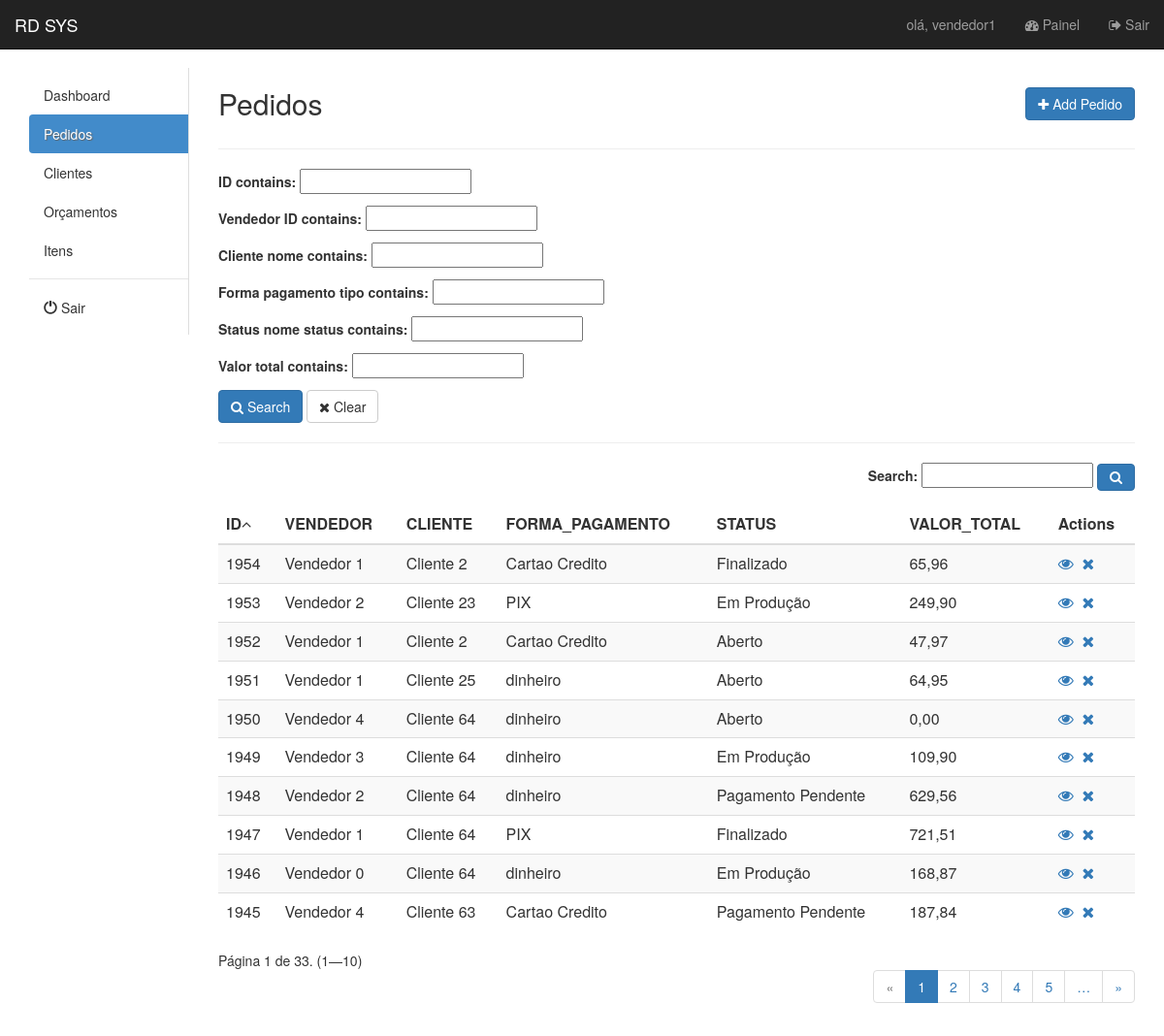
Before: /pedido/full/ (signed in) with the older database file.
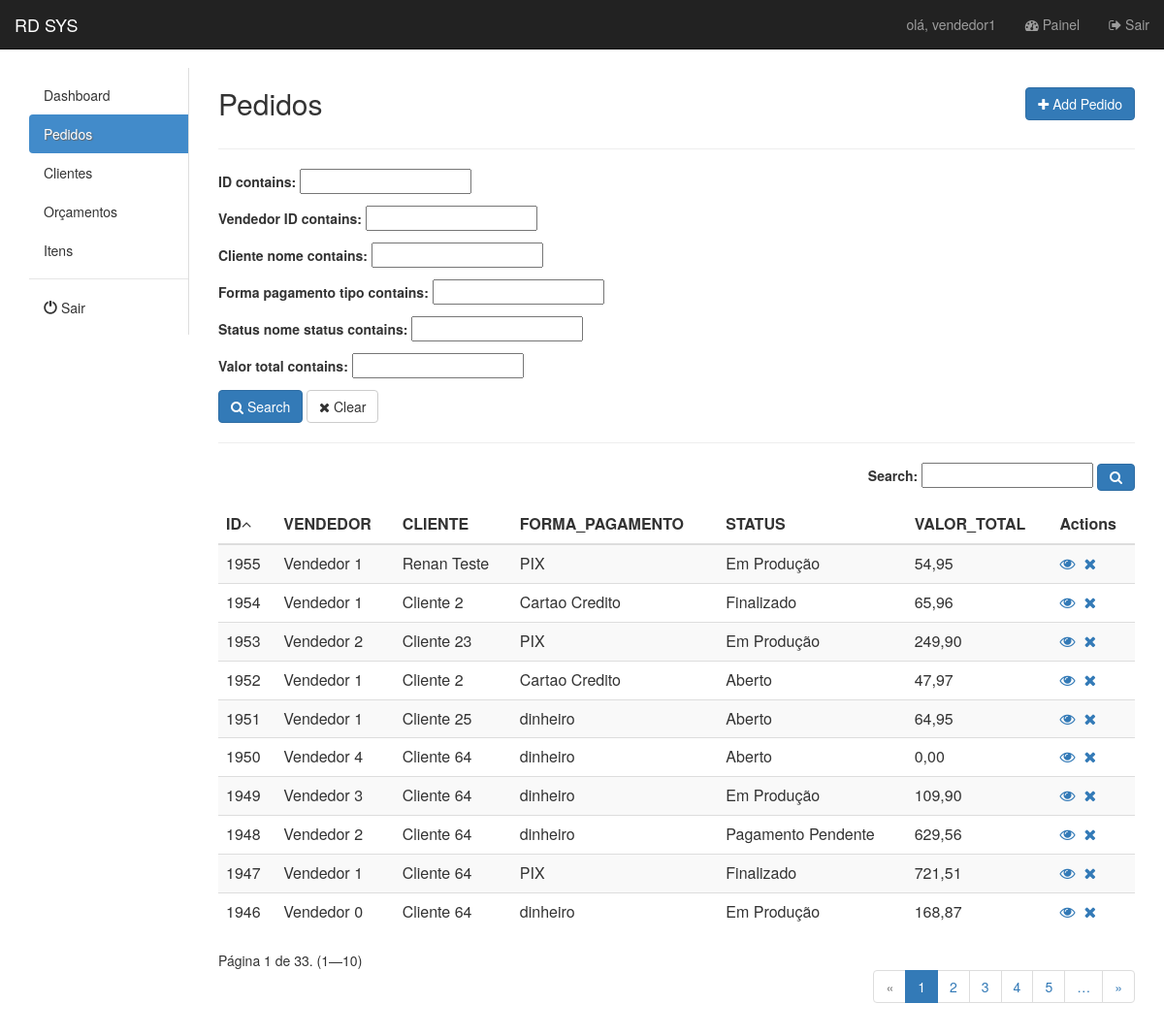
After: the same page with the newer database file.
### app/models.py (models this page shows)
class TimeStamped(models.Model):
    class Meta:
        abstract = True
    criado_em = models.DateTimeField(auto_now_add=True)
    alterado_em = models.DateTimeField(auto_now=True)

class Pedido(TimeStamped):
    vendedor = models.ForeignKey(Vendedor, blank=True, null=True, on_delete=models.CASCADE)
    cliente = models.ForeignKey(Cliente, blank=True, null=True, on_delete=models.CASCADE)
    forma_pagamento = models.ForeignKey(FormaPagamento, blank=True, null=True, on_delete=models.CASCADE)
    status = models.ForeignKey(StatusPedido, blank=True, null=True, on_delete=models.CASCADE)
    descricao = models.TextField(blank=True, null=True)
    valor_total = MoneyField(decimal_places=2, max_digits=10,
                             default=Money(0, 'BRL'),
                             validators=[
                                 MinMoneyValidator(0),
                                 MaxMoneyValidator(100000),
                             ])

class Vendedor(TimeStamped):
    user = models.ForeignKey(User, blank=True, null=True, on_delete=models.CASCADE)
    def __str__(self):
        return "%s" % self.user.first_name

class Cliente(TimeStamped):
    nome = models.CharField(max_length=255, blank=True, null=True)
    cep = models.CharField(max_length=255, blank=True, null=True)
    endereco = models.CharField(max_length=255, blank=True, null=True)
    latitude = models.CharField(max_length=255, blank=True, null=True)
    longitude = models.CharField(max_length=255, blank=True, null=True)
    numero = models.CharField(max_length=255, blank=True, null=True)
    bairro = models.CharField(max_length=255, blank=True, null=True)
    cidade = models.CharField(max_length=255, blank=True, null=True)
    estado = models.CharField(max_length=255, blank=True, null=True)
    telefone = models.CharField(max_length=255, blank=True, null=True)
    cpf = models.CharField(max_length=255, blank=True, null=True)
    cnpj = models.CharField(max_length=255, blank=True, null=True)
    email = models.EmailField(blank=True, null=True)
    instagram = models.URLField(blank=True, null=True)
    tipo = models.CharField(max_length=255, choices=TIPO_CLIENTE, blank=True, null=True,
                            default='Novo')
    def __str__(self):
        return "%s" % self.nome

class FormaPagamento(TimeStamped):
    tipo = models.CharField(max_length=255, blank=True, null=True)
    def __str__(self):
        return "%s" % self.tipo

class StatusPedido(TimeStamped):
    nome_status = models.CharField(max_length=255, blank=True, null=True)
    cor = models.CharField(max_length=255, blank=True, null=True, choices=(
        ('default', 'Padrao'),
        ('info', 'Azul Claro'),
        ('primary', 'Azul Escuro'),
        ('success', 'Verde'),
        ('danger', 'Vermelho'),
        ('warning', 'Amarelo'),
    ))
    def __str__(self):
        return "%s" % self.nome_status

### app/views/pedido.py (the view, shortened to what this page needs)
class ListFull(LoginRequiredMixin, PedidoMixin, ListView):
    login_url = '/admin/login/'
    template_name = 'pedido/list_full.html'
    model = Pedido
    context_object_name = 'pedidos'
    ordering = '-id'
    paginate_by = 10
    search = ''
    def get_queryset(self):
        queryset = super().get_queryset()
        filter = PedidoFilter(self.request.GET, queryset)
        queryset = self.search_general(filter.qs)
        queryset = self.ordering_data(queryset)
        return queryset
    def search_general(self, qs):
        return qs
    def get_ordering(self):
        if 'ordering' in self.request.GET:
            self.ordering = self.request.GET['ordering']
            if self.ordering:
                return self.ordering
            else:
                self.ordering = '-id'
        return self.ordering
    def ordering_data(self, qs):
        qs = qs.order_by(self.get_ordering())
        return qs
    def get_context_data(self, **kwargs):
        context = super(ListFull, self).get_context_data(**kwargs)
        queryset = self.get_queryset()
        filter = PedidoFilter(self.request.GET, queryset)
        page_size = self.get_paginate_by(queryset)
        if page_size:
            paginator, page, queryset, is_paginated = self.paginate_queryset(queryset, page_size)
            context.update(**{
                'ordering': self.ordering,
                'search': self.search,
                'filter': filter,
                'paginator': paginator,
                'page_obj': page,
                'is_paginated': is_paginated,
                'object_list': queryset
            })
        return context

### app/mixins.py (called while the page is built)
    def get_context_data(self, **kwargs):
        context = super(PedidoMixin, self).get_context_data(**kwargs)
        if self.model:
            context['model_name'] = self.model._meta.verbose_name.title()
            context['model_name_plural'] = self.model._meta.verbose_name_plural.title()
        return context

### app/templatetags/my_tags.py (called while the page is built)
@register.simple_tag(takes_context=True)
def param_replace(context, **kwargs):
    d = context['request'].GET.copy()
    for k, v in kwargs.items():
        d[k] = v
    for k in [k for k, v in d.items() if not v]:
        del d[k]
    return d.urlencode()

### app/templates/pedido/list_full.html (shortened to what this page needs)
﻿{% extends 'base.html' %}
{% load my_tags %}
{% load static %}
{% load form_utils %}
{% block content %}
    <div id="top" class="row">
        <div class="col-sm-3">
            <h2> {{ model_name_plural }}</h2>
        </div>
        <div class="col-sm-3 col-sm-offset-6">
            <a href="{% url 'PEDIDO_create' %}" class="btn btn-primary pull-right h2"><i
                    class="fa fa-plus"></i> Add Pedido
            </a>
        </div>
    </div>
    <hr/>
    <form id="advancedForm" method="get" action="{% url 'PEDIDO_list_full' %}">
        <div class="row">
            <div class="col-sm-12">
                {{ filter.form.as_p }}
                <button type="submit" class="btn btn-primary" id="search_btn">
                    <i class="fa fa-search"></i> Search
                </button>
                <button type="button" class="btn btn-default" id="clear">
                    <i class="fa fa-close"></i> Clear
                </button>
            </div>
        </div>
        <hr/>
        <div id="list" class="row">
            <div class="col-md-12">
                <header>
                    <div class="form-group form-inline pull-right">
                        <label>Search:</label>
                        <input type="text" id="search" name="search" placeholder="" value="{{ search }}"/>
                        <button class="btn btn-primary" type="submit"><i class="fa fa-search"></i></button>
                    </div>
                </header>
                <table id="table" class="table table-striped" cellspacing="0" cellpadding="0">
                    <thead>
                        <tr>
                             <th>ID</th>
 <th>VENDEDOR</th>
 <th>CLIENTE</th>
 <th>FORMA_PAGAMENTO</th>
 <th>STATUS</th>
 <th>VALOR_TOTAL</th>
                            <th class="actions">Actions</th>
                        </tr>
                    </thead>
                    <tbody>
                    {% for pedido in object_list %}
                        <tr>
                             <td>{{ pedido.id }}</td>
 <td>{{ pedido.vendedor }}</td>
 <td>{{ pedido.cliente }}</td>
 <td>{{ pedido.forma_pagamento }}</td>
 <td>{{ pedido.status }}</td>
 <td>{{ pedido.valor_total }}</td>
 <td><a href="{% url 'PEDIDO_detail' pedido.id %}"><i class="fa fa-eye"></i></a>&nbsp;&nbsp;<a href="{% url 'PEDIDO_delete' pedido.id %}"><i class="fa fa-close"></i></a></td>
                        </tr>
                    {% endfor %}
                    </tbody>
                </table>
                <div class="row">
                    <div class="col-sm-12">
                        <span class="current pull-left">
                            Página {{ page_obj.number }} de {{ page_obj.paginator.num_pages }}. ({{ page_obj.start_index }}—{{ page_obj.end_index }})
                        </span>
                        {% if is_paginated %}
                            <ul class="pagination pagination-flat pull-right">
                                {% if page_obj.has_previous %}
                                    <li class="page-item"><a class="page-link"
                                                             href="?{% param_replace page=page_obj.previous_page_number %}">&laquo;</a>
                                    </li>
                                {% else %}
                                    <li class="page-item disabled"><span>&laquo;</span></li>
                                {% endif %}
                                {% for i in page_obj.paginator.page_range %}
                                    {% if page_obj.number == i %}
                                        <li class="page-item active"><span>{{ i }} </span>
                                        </li>
                                    {% elif i > page_obj.number|add:'-5' and i < page_obj.number|add:'5' %}
                                        <li class="page-item"><a class="page-link"
                                                                 href="?{% param_replace page=i %}">{{ i }}</a></li>
                                    {% endif %}
                                {% endfor %}
                                {% if page_obj.paginator.num_pages > page_obj.number|add:'4' %}
                                    <li class="page-item"><a class="page-link"
                                                             href="?{% param_replace page=page_obj.number|add:'5' %}">&hellip;</a>
                                    </li>
                                {% endif %}
                                {% if page_obj.has_next %}
                                    <li class="page-item"><a class="page-link"
                                                             href="?{% param_replace page=page_obj.next_page_number %}">&raquo;</a>
                                    </li>
                                {% else %}
                                    <li class="page-item disabled"><span>&raquo;</span></li>
                                {% endif %}
                            </ul>
                        {% endif %}
                    </div>
                </div>
            </div>
        </div>
    </form>
{% endblock %}

### app/templates/base.html (shortened to what this page needs)
﻿{% load static %}
<!DOCTYPE html>
<html lang="pt-br">
<head>
    <link href="{% static 'default/css/bootstrap.min.css' %}" rel="stylesheet">
    <link href="{% static 'default/css/style.css' %}" rel="stylesheet">
    <link rel="stylesheet" href="//cdnjs.cloudflare.com/ajax/libs/font-awesome/4.5.0/css/font-awesome.min.css">
    <link rel="stylesheet" href="{% static 'default/css/sweetalert.min.css' %}">
    <link rel="stylesheet" type="text/css"
          href="https://cdn.datatables.net/v/bs/dt-1.11.5/af-2.3.7/b-2.2.2/b-colvis-2.2.2/b-html5-2.2.2/b-print-2.2.2/r-2.2.9/sc-2.0.5/datatables.min.css"/>
</head>
<body>
<nav class="navbar navbar-inverse navbar-fixed-top">
    <div class="container-fluid">
        <div class="navbar-header">
            <a class="navbar-brand" href="{% url 'PEDIDO_list' %}">RD SYS</a>
        </div>
        <div id="navbar" class="navbar-collapse collapse">
            <ul class="nav navbar-nav navbar-right">
                <li><a href="#">olá, {{ user.username }}</a></li>
                <li><a href="{% url 'admin:index' %}"><i class="fa fa-tachometer"></i> Painel</a></li>
                <li><a href="{% url 'account_logout' %}"><i class="fa fa-sign-out"></i> Sair</a></li>
            </ul>
        </div>
    </div>
</nav>
<div id="main" class="container-fluid" style="margin-top: 50px">
    <div class="col-sm-2">
        <nav class="nav-sidebar">
            <ul class="nav">
                {% include 'menu.html' %}
                <li class="nav-divider"></li>
                <li><a href="{% url 'account_logout' %}"><i class="glyphicon glyphicon-off"></i> Sair</a></li>
            </ul>
        </nav>
    </div>
    <div class="col-sm-10">
        {% block content %}
        {% endblock %}
    </div>
    <br/>
</div>
<link href="https://cdn.jsdelivr.net/npm/select2@4.1.0-rc.0/dist/css/select2.min.css" rel="stylesheet"/>
</body>
</html>

### app/templates/menu.html
<li id="dashboard_link"><a href="{% url 'dashboard' %}">Dashboard</a></li>
<li id="pedido_link"><a href="{% url 'PEDIDO_list' %}">Pedidos</a></li>
<li id="cliente_link"><a href="{% url 'CLIENTE_list' %}">Clientes</a></li>
<li id="orcamento_link"><a href="{% url 'ORCAMENTO_list' %}">Orçamentos</a></li>
<li id="item_link"><a href="{% url 'ITEM_list' %}">Itens</a></li>

### app/templates/loading.html (shortened to what this page needs)
{% load static %}
{% load i18n %}

### static/default/css/style.css (style rules this page uses)
#main { margin-top: 50px; }

### app/templates/base.html (style rules this page uses)
.nav-sidebar { width: 100%; padding: 8px 0; border-right: 1px solid #ddd; }
.nav-sidebar a { color: #333; -webkit-transition: all 0.08s linear; -moz-transition: all 0.08s linear; -o-transition: all 0.08s linear; transition: all 0.08s linear; -webkit-border-radius: 4px 0 0 4px; -moz-border-radius: 4px 0 0 4px; border-radius: 4px 0 0 4px; }
.nav-sidebar .active a { cursor: default; background-color: #428bca; color: #fff; text-shadow: 1px 1px 1px #666; }

Changed rows visible on the page:
no longer on this page (row unchanged): Pedido: id "1945", vendedor "Vendedor 4", cliente "Cliente 63", forma_pagamento "Cartao Credito", status "Pagamento Pendente", valor_total "187,84"
added Pedido: id "1955", vendedor "Vendedor 1", cliente "Renan Teste", forma_pagamento "PIX", status "Em Produção", valor_total "54,95"
